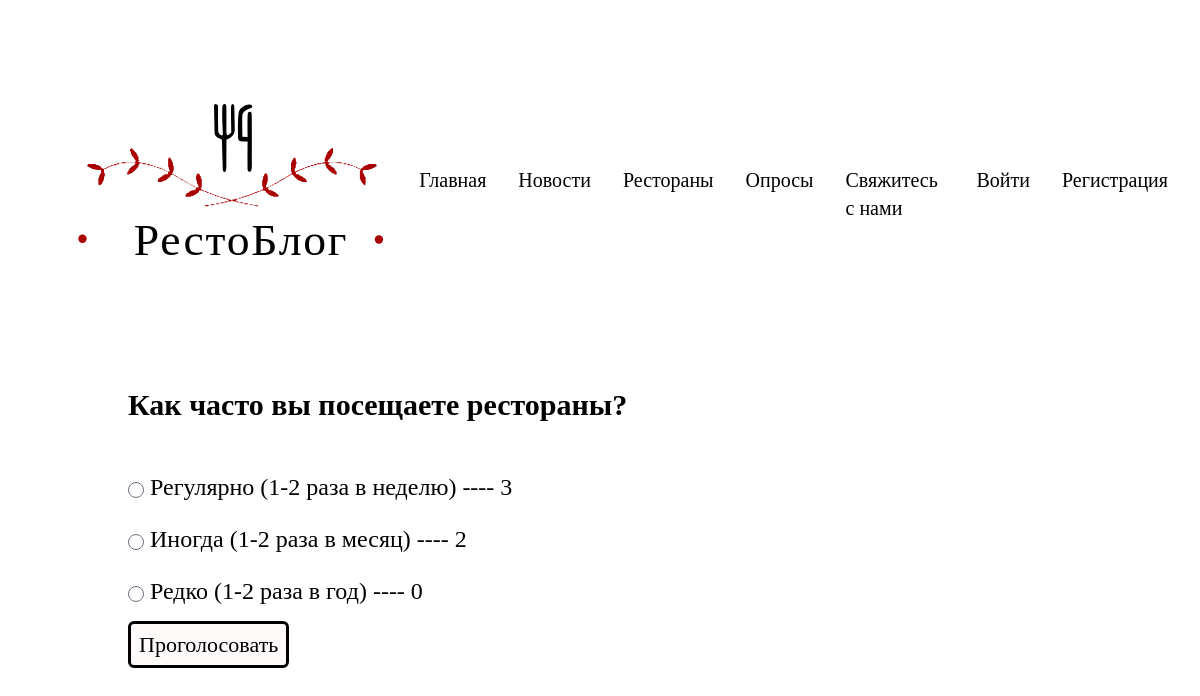
The page /1 on the database its author committed.
### polls/models.py (models this page shows, shortened)
class Question(models.Model):
    question_text = models.CharField(max_length=200)
    pub_date = models.DateTimeField('date published')

class Choice(models.Model):
    question = models.ForeignKey(Question, on_delete=models.CASCADE)
    choice_text = models.CharField(max_length=200)
    votes = models.IntegerField(default=0)

### polls/views.py (the view)
# urls.py: path('<int:questions_id>', views.showChoices, name='showchoices'),
def showChoices(request, questions_id):
    quest = Question.objects.get(pk=questions_id)
    return render(request, 'choices.html', {'choice': quest})

### polls/templates/choices.html (shortened to what this page needs)
{% load static tailwind_tags %}
<!DOCTYPE html>
<html lang="en">
<head>
    {% tailwind_css %}
</head>
<body>
<header>
    <div class="flex items-center px-8 text-sans">
        <a><img src="{% static 'img/rb.svg' %}" alt="food"></a>
        <nav class="text-xl ml-auto">
            <ul class=" flex flex-row gap-8">
                <li>
                    <a href="{% url 'index' %}">Главная</a>
                </li>
                <li>
                    <a href="{% url 'news' %}">Новости</a>
                </li>
                <li>
                    <a href="{% url 'rest' %}">Рестораны</a>
                </li>
                <li>
                    <a href="{% url 'polls' %}">Опросы</a>
                </li>
                <li>
                    <a href="{% url 'form' %}">Свяжитесь с нами</a>
                </li>
                {%if not request.user.is_authenticated %}
                <li>
                    <a href="{% url 'login' %}">Войти</a>
                </li>
                <li>
                    <a href="{% url 'signup' %}">Регистрация</a>
                </li>
                {%endif%}
            </ul>
        </nav>
    </div>
</header>
<main>
    <div class="flex flex-col text-left ml-32">
        <h1 class="text-3xl mb-12 font-bold">{{choice.question_text}}</h1>
        <form method="POST" action="{% url 'voted' choice.id %}">
            <ul class="flex flex-col gap-5">
                {% for c in choice.choice_set.all %}
                <li class="text-2xl ">
                    <input type="radio" name="choice" value="{{c.id}}" id="choice{{forloop.counter}}">
                    <label for="choice{{forloop.counter}}">{{c.choice_text}}</label> ---- {{c.votes}}
                </li>
                {% endfor %}
            </ul>
            <input style="border: 3px solid black; border-radius: 6px; cursor: pointer; width: auto; padding: 4px 8px; margin-top: 14px; font-size: 22px; background-color: #fffafa;"
                   type="submit" value="Проголосовать">
        </form>
    </div>
</main>
</body>
</html>

### rows shown on the page
Question: question_text "Как часто вы посещаете рестораны?"
Choice: choice_text "Регулярно (1-2 раза в неделю)", votes "3"
Choice: choice_text "Иногда (1-2 раза в месяц)", votes "2"
Choice: choice_text "Редко (1-2 раза в год)", votes "0"
